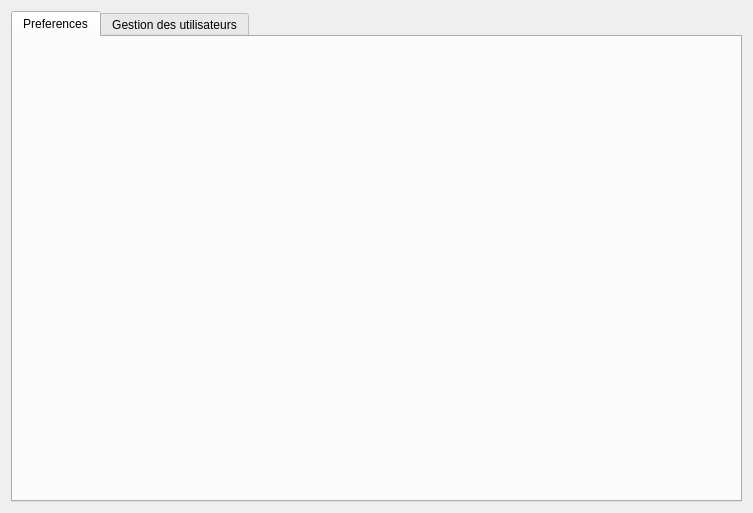
<?xml version="1.0" encoding="UTF-8"?>
<ui version="4.0">
 <class>Form</class>
 <widget class="QWidget" name="Form">
  <property name="geometry">
   <rect>
    <x>0</x>
    <y>0</y>
    <width>753</width>
    <height>513</height>
   </rect>
  </property>
  <property name="windowTitle">
   <string>Paramettre</string>
  </property>
  <layout class="QVBoxLayout" name="verticalLayout">
   <item>
    <widget class="QTabWidget" name="tabWidget">
     <property name="currentIndex">
      <number>0</number>
     </property>
     <widget class="QWidget" name="tab">
      <attribute name="title">
       <string>Preferences</string>
      </attribute>
      <widget class="QLabel" name="label_7">
       <property name="geometry">
        <rect>
         <x>20</x>
         <y>30</y>
         <width>57</width>
         <height>16</height>
        </rect>
       </property>
       <property name="text">
        <string/>
       </property>
      </widget>
     </widget>
     <widget class="QWidget" name="tab_2">
      <attribute name="title">
       <string>Gestion des utilisateurs</string>
      </attribute>
      <widget class="QFrame" name="frame">
       <property name="geometry">
        <rect>
         <x>10</x>
         <y>60</y>
         <width>361</width>
         <height>151</height>
        </rect>
       </property>
       <layout class="QGridLayout" name="gridLayout">
        <item row="0" column="0">
         <widget class="QLabel" name="label">
          <property name="text">
           <string>Ajouter un utilisateur</string>
          </property>
         </widget>
        </item>
        <item row="0" column="1">
         <widget class="QPushButton" name="add_us">
          <property name="text">
           <string/>
          </property>
         </widget>
        </item>
        <item row="1" column="0">
         <widget class="QLabel" name="label_2">
          <property name="text">
           <string>Modifier un utilisateur</string>
          </property>
         </widget>
        </item>
        <item row="1" column="1">
         <widget class="QPushButton" name="mod_us">
          <property name="text">
           <string/>
          </property>
         </widget>
        </item>
        <item row="2" column="0">
         <widget class="QLabel" name="label_3">
          <property name="text">
           <string>Supprimer un utilisateur</string>
          </property>
         </widget>
        </item>
        <item row="2" column="1">
         <widget class="QPushButton" name="supp_us">
          <property name="text">
           <string/>
          </property>
         </widget>
        </item>
       </layout>
      </widget>
      <widget class="QLabel" name="label_4">
       <property name="geometry">
        <rect>
         <x>20</x>
         <y>30</y>
         <width>271</width>
         <height>16</height>
        </rect>
       </property>
       <property name="text">
        <string>Utilisateur</string>
       </property>
      </widget>
      <widget class="QLabel" name="label_5">
       <property name="geometry">
        <rect>
         <x>460</x>
         <y>30</y>
         <width>211</width>
         <height>21</height>
        </rect>
       </property>
       <property name="text">
        <string>Authentification</string>
       </property>
      </widget>
      <widget class="QFrame" name="frame_2">
       <property name="geometry">
        <rect>
         <x>450</x>
         <y>60</y>
         <width>271</width>
         <height>41</height>
        </rect>
       </property>
       <layout class="QGridLayout" name="gridLayout_2">
        <item row="0" column="0">
         <widget class="QLabel" name="label_6">
          <property name="text">
           <string>Veirouller un utilisateur</string>
          </property>
         </widget>
        </item>
        <item row="0" column="1">
         <widget class="QPushButton" name="bloquer">
          <property name="text">
           <string/>
          </property>
         </widget>
        </item>
       </layout>
      </widget>
      <widget class="QFrame" name="frame_3">
       <property name="geometry">
        <rect>
         <x>20</x>
         <y>270</y>
         <width>341</width>
         <height>151</height>
        </rect>
       </property>
       <layout class="QGridLayout" name="gridLayout_3">
        <item row="0" column="0">
         <widget class="QLabel" name="label_8">
          <property name="text">
           <string>Nouveau Docteur</string>
          </property>
         </widget>
        </item>
        <item row="0" column="1">
         <widget class="QPushButton" name="add_dr">
          <property name="text">
           <string/>
          </property>
         </widget>
        </item>
        <item row="1" column="0">
         <widget class="QLabel" name="label_9">
          <property name="text">
           <string>Modifier Docteur</string>
          </property>
         </widget>
        </item>
        <item row="1" column="1">
         <widget class="QPushButton" name="mod_dr">
          <property name="text">
           <string/>
          </property>
         </widget>
        </item>
        <item row="2" column="0">
         <widget class="QLabel" name="label_10">
          <property name="text">
           <string>Supprimer Docteur</string>
          </property>
         </widget>
        </item>
        <item row="2" column="1">
         <widget class="QPushButton" name="supp_dr">
          <property name="text">
           <string/>
          </property>
         </widget>
        </item>
       </layout>
      </widget>
      <widget class="QLabel" name="label_11">
       <property name="geometry">
        <rect>
         <x>20</x>
         <y>240</y>
         <width>271</width>
         <height>16</height>
        </rect>
       </property>
       <property name="text">
        <string>Docteur</string>
       </property>
      </widget>
     </widget>
    </widget>
   </item>
  </layout>
 </widget>
 <resources/>
 <connections/>
</ui>
